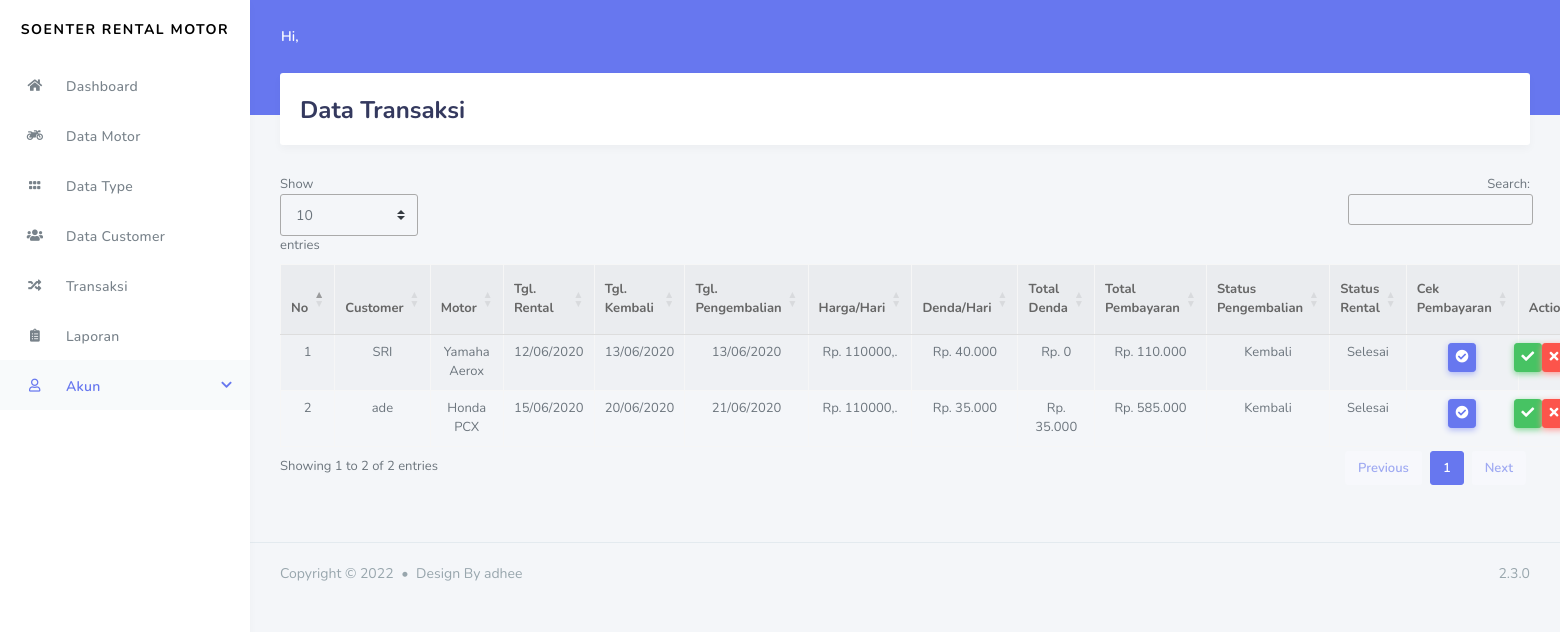
Screenshot of /index.php/admin/transaksi with the database file from the repository.
### tables this page shows
CREATE TABLE `transaksi` (
  `id_rental` varchar(20) NOT NULL,
  `id_customer` varchar(20) NOT NULL,
  `id_motor` varchar(20) NOT NULL,
  `tanggal_rental` date NOT NULL,
  `tanggal_kembali` date NOT NULL,
  `harga` varchar(100) NOT NULL,
  `denda` varchar(100) NOT NULL,
  `total_denda` varchar(100) NOT NULL,
  `tanggal_pengembalian` date NOT NULL,
  `status_pengembalian` varchar(20) NOT NULL,
  `status_rental` varchar(20) NOT NULL,
  `status_pembayaran` int(11) NOT NULL,
  `bukti_pembayaran` varchar(100) NOT NULL
);

CREATE TABLE `customer` (
  `id_customer` varchar(20) NOT NULL,
  `nik` varchar(16) NOT NULL,
  `nama` varchar(50) NOT NULL,
  `username` varchar(50) NOT NULL,
  `alamat` varchar(100) NOT NULL,
  `gender` varchar(20) NOT NULL,
  `no_telp` varchar(20) NOT NULL,
  `password` varchar(50) NOT NULL,
  `foto` varchar(50) NOT NULL
);

CREATE TABLE `motor` (
  `id_motor` varchar(20) NOT NULL,
  `kode_type` varchar(100) NOT NULL,
  `merk` varchar(100) NOT NULL,
  `no_plat` varchar(20) NOT NULL,
  `warna` varchar(20) NOT NULL,
  `tahun` varchar(4) NOT NULL,
  `status` varchar(50) NOT NULL,
  `harga` int(11) NOT NULL,
  `denda` int(11) NOT NULL,
  `jas_hujan` int(11) NOT NULL,
  `bensin` int(11) NOT NULL,
  `helm` int(11) NOT NULL,
  `gambar` varchar(100) NOT NULL
);

### application/controllers/admin/transaksi.php (called while the page is built, shortened)
<?php
class Transaksi extends CI_Controller
{
	public function index()
	{
		$data['transaksi'] = $this->db->query("SELECT * FROM transaksi tr,motor m,customer cs WHERE tr.id_motor=m.id_motor AND tr.id_customer=cs.id_customer")->result();
		$this->load->view('template_admin/header');
		$this->load->view('template_admin/sidebar');
		$this->load->view('admin/data_transaksi', $data);
		$this->load->view('template_admin/footer');
	}
} ?>

### index.php (called while the page is built, shortened)
<?php
require_once BASEPATH.'core/CodeIgniter.php';

### application/views/admin/data_transaksi.php (the view, shortened to what this page needs)
<div class="main-content">
	<section class="section">
		<div class="section-header">
			<h1>Data Transaksi</h1>
		</div>
		<table class="table table-bordered table-striped " id="tableTransaksi">
<thead>
	<tr>
		<th>No</th>
		<th>Customer</th>
		<th>Motor</th>
		<th>Tgl. Rental</th>
		<th>Tgl. Kembali</th>
		<th>Tgl. Pengembalian</th>
		<th>Harga/Hari</th>
		<th>Denda/Hari</th>
		<th>Total Denda</th>
		<th>Total Pembayaran</th>
		<th>Status Pengembalian</th>
				<th>Status Rental</th>
				<th>Cek Pembayaran</th>
				<th>Action</th>
			</tr>
		</thead>
<tbody>
	<?php $no = 1;
			foreach ($transaksi as $tr) : ?>
				<tr>
					<td><?php echo $no++ ?></td>
					<td><?php echo $tr->nama ?></td>
					<td><?php echo $tr->merk ?></td>
					<td><?php echo date('d/m/Y', strtotime($tr->tanggal_rental)) ?></td>
					<td><?php echo date('d/m/Y', strtotime($tr->tanggal_kembali)) ?></td>
					<td><?php
						if ($tr->tanggal_pengembalian == "0000-00-00") {
							echo "-";
						} else {
							echo date('d/m/Y', strtotime($tr->tanggal_pengembalian));
						}
						?> </td>
					<td>Rp. <?php echo $tr->harga, ',', '.' ?></td>
					<td>Rp. <?php echo number_format($tr->denda, 0, ',', '.') ?></td>
					<td>Rp. <?php echo number_format($tr->total_denda, 0, ',', '.') ?></td>
					<?php
					$x = strtotime($tr->tanggal_kembali);
					$y = strtotime($tr->tanggal_rental);
					$jmlHari  = abs(($x - $y) / (60 * 60 * 24)); ?>
					<td>Rp. <?php echo number_format($tr->total_denda + $tr->harga * $jmlHari, 0, ',', '.') ?></td>
					<td>
						<?php
						if ($tr->status_pengembalian == "Kembali") {
							echo "Kembali";
						} else {
							echo "Belum Kembali";
						} ?>
					</td>
					<td>
						<?php
						if ($tr->status_rental == "Selesai") {
							echo "Selesai";
						} else {
							echo "Belum Selesai";
						} ?>
					</td>
					<td>
						<center>
							<?php
							if (empty($tr->bukti_pembayaran)) { ?>
								<button class="btn btn-sm btn-danger"><i class="fas fa-times-circle"></i></button>
								<?php } else { ?>
								<a class="btn btn-sm btn-primary" href="<?php echo base_url('admin/transaksi/pembayaran/' . $tr->id_rental) ?>"><i class="fas fa-check-circle"></i></a>
								<?php } ?>
							</center>
						</td>
					<td> <?php
							if ($tr->status == "1") {
								echo "-";
							} else { ?>
<div class="row">
	<a class="btn btn-sm btn-success " href="<?php echo base_url('admin/transaksi/transaksi_selesai/' . $tr->id_rental) ?>"><i class="fas fa-check"></i></a>
								<a class="btn btn-sm btn-danger" href="<?php echo base_url('admin/transaksi/delete_rental/' . $tr->id_rental) ?>"><i class="fas fa-times"></i></a>
							<?php  } ?>
							</div>
						</td>
					</tr>
					<?php endforeach; ?>
				</tbody>
		</table>
	</section>
</div>

### rows the page displays
transaksi: id_customer.nama "SRI", id_motor.merk "Yamaha Aerox", tanggal_rental "12/06/2020", tanggal_kembali "13/06/2020", tanggal_pengembalian "13/06/2020", id_motor.harga "110000", id_motor.denda "40.000", total_denda "0", $tr->total_denda + $tr->harga * $jmlHari "110.000", status_pengembalian "Kembali", status_rental "Selesai"
transaksi: id_customer.nama "ade", id_motor.merk "Honda PCX", tanggal_rental "15/06/2020", tanggal_kembali "20/06/2020", tanggal_pengembalian "21/06/2020", id_motor.harga "110000", id_motor.denda "35.000", total_denda "35.000", $tr->total_denda + $tr->harga * $jmlHari "585.000", status_pengembalian "Kembali", status_rental "Selesai"
